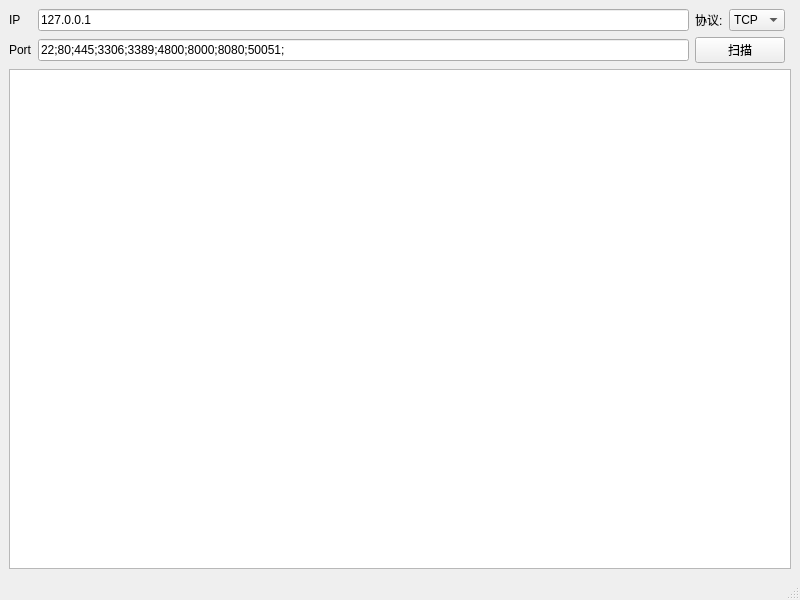
<?xml version="1.0" encoding="UTF-8"?>
<ui version="4.0">
 <class>PortScanner</class>
 <widget class="QMainWindow" name="PortScanner">
  <property name="geometry">
   <rect>
    <x>0</x>
    <y>0</y>
    <width>800</width>
    <height>600</height>
   </rect>
  </property>
  <property name="minimumSize">
   <size>
    <width>800</width>
    <height>600</height>
   </size>
  </property>
  <property name="windowTitle">
   <string>PortScanner</string>
  </property>
  <widget class="QWidget" name="centralwidget">
   <layout class="QGridLayout" name="gridLayout">
    <item row="0" column="1">
     <widget class="QLineEdit" name="lineEdit_IPAddress">
      <property name="text">
       <string>127.0.0.1</string>
      </property>
     </widget>
    </item>
    <item row="0" column="3">
     <widget class="QComboBox" name="comboBox">
      <item>
       <property name="text">
        <string>TCP</string>
       </property>
      </item>
      <item>
       <property name="text">
        <string>UDP</string>
       </property>
      </item>
     </widget>
    </item>
    <item row="1" column="0">
     <widget class="QLabel" name="label_2">
      <property name="text">
       <string>Port</string>
      </property>
     </widget>
    </item>
    <item row="1" column="1">
     <widget class="QLineEdit" name="lineEdit_Port">
      <property name="text">
       <string>22;80;445;3306;3389;4800;8000;8080;50051;</string>
      </property>
     </widget>
    </item>
    <item row="0" column="0">
     <widget class="QLabel" name="label">
      <property name="text">
       <string>IP</string>
      </property>
     </widget>
    </item>
    <item row="2" column="0" colspan="5">
     <widget class="QListView" name="listView"/>
    </item>
    <item row="0" column="2">
     <widget class="QLabel" name="label_3">
      <property name="text">
       <string>协议:</string>
      </property>
     </widget>
    </item>
    <item row="1" column="2" colspan="2">
     <widget class="QPushButton" name="pushButton_Scan">
      <property name="text">
       <string>扫描</string>
      </property>
     </widget>
    </item>
   </layout>
  </widget>
  <widget class="QStatusBar" name="statusbar"/>
 </widget>
 <resources/>
 <connections/>
</ui>
